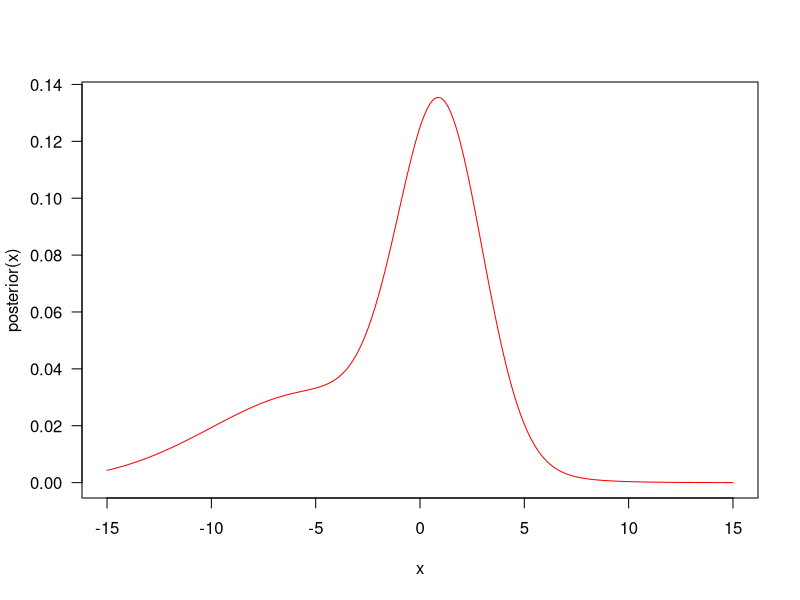

Write R code to recreate this figure.
p <- 0.4
mu <- c(-5, 1)
sd <- c(5, 2)

posterior <- function(x){
  p * dnorm(x, mu[1], sd[1]) + (1-p) * dnorm(x, mu[2], sd[2])
}

curve(posterior(x), col='red', -15, 15, n = 301, las=1)
